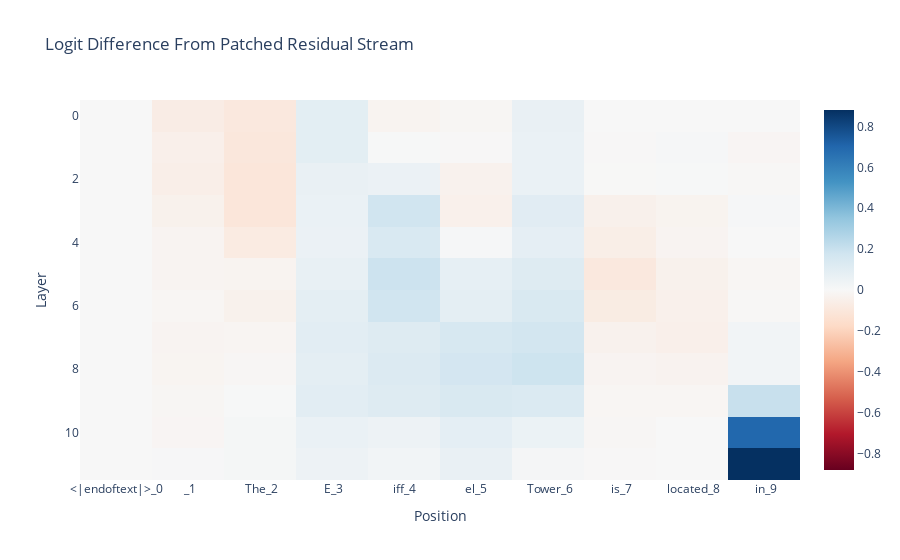

This figure's notebook cell:
### Code cell
prompt_position_labels = [f"{tok}_{i}" for i, tok in enumerate(og_str_tokens)]
imshow(patched_residual_stream_diff, x=prompt_position_labels, title="Logit Difference From Patched Residual Stream", labels={"x":"Position", "y":"Layer"})

### Figure 1 — Plotly figure (JSON) as saved in the notebook; plotly's stock layout.template omitted (floating-point values rounded to 4 significant figures)
{"data": [{"coloraxis": "coloraxis", "hovertemplate": "Position: %{x}<br>Layer: %{y}<br>color: %{z}<extra></extra>", "name": "0", "type": "heatmap", "x": ["<|endoftext|>_0", " _1", " The_2", " E_3", "iff_4", "el_5", " Tower_6", " is_7", " located_8", " in_9"], "xaxis": "x", "yaxis": "y", "z": [[3.669e-07, -0.0662, -0.092, 0.09232, -0.02712, -0.01293, 0.06588, 3.669e-07, 3.669e-07, 3.669e-07], [3.057e-07, -0.04764, -0.09971, 0.091, 0.002338, -0.004872, 0.06109, -0.0052, 0.01021, -0.01623], [-1.529e-07, -0.05501, -0.106, 0.06414, 0.05391, -0.03619, 0.06096, -0.002218, 0.003471, -0.005874], [6.114e-08, -0.03862, -0.106, 0.06144, 0.1755, -0.04546, 0.1037, -0.04233, -0.02829, 0.01022], [3.974e-07, -0.02207, -0.07771, 0.05704, 0.1378, 0.01056, 0.08459, -0.05841, -0.0221, 0.0003439], [-1.529e-07, -0.02345, -0.02436, 0.06815, 0.1867, 0.07657, 0.1175, -0.09243, -0.03997, -0.01556], [-1.529e-07, -0.01565, -0.03947, 0.09016, 0.1771, 0.08845, 0.1394, -0.072, -0.04468, -0.007757], [-3.974e-07, -0.02249, -0.01968, 0.09792, 0.114, 0.1474, 0.168, -0.03608, -0.04805, 0.02744], [4.891e-07, -0.02157, -0.01037, 0.0885, 0.1244, 0.1624, 0.1835, -0.02263, -0.02984, 0.02652], [3.974e-07, -0.01345, 0.002644, 0.09547, 0.1151, 0.1401, 0.1279, -0.01542, -0.0154, 0.2023], [6.114e-08, -0.01637, 0.01335, 0.05877, 0.0466, 0.0863, 0.05354, -0.009788, -0.0002781, 0.6987], [3.669e-07, 0.005663, 0.01429, 0.04559, 0.02617, 0.06687, 0.0147, -0.004853, 0.001431, 0.8807]]}], "layout": {"autosize": true, "coloraxis": {"cmid": 0, "colorscale": [[0, "rgb(103,0,31)"], [0.1, "rgb(178,24,43)"], [0.2, "rgb(214,96,77)"], [0.3, "rgb(244,165,130)"], [0.4, "rgb(253,219,199)"], [0.5, "rgb(247,247,247)"], [0.6, "rgb(209,229,240)"], [0.7, "rgb(146,197,222)"], [0.8, "rgb(67,147,195)"], [0.9, "rgb(33,102,172)"], [1, "rgb(5,48,97)"]]}, "title": {"text": "Logit Difference From Patched Residual Stream"}, "xaxis": {"anchor": "y", "autorange": true, "constrain": "domain", "domain": [0, 1], "range": [-0.5, 9.5], "scaleanchor": "y", "title": {"text": "Position"}, "type": "category"}, "yaxis": {"anchor": "x", "autorange": true, "constrain": "domain", "domain": [0, 1], "range": [11.5, -0.5], "title": {"text": "Layer"}}}}
